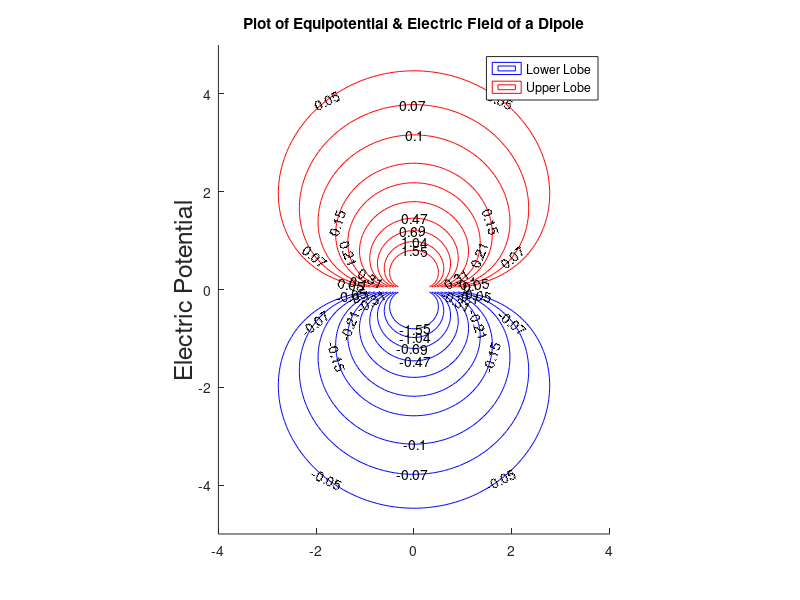

This chart was generated by the following MATLAB code:
clear all
clc
close all
%dipole.m
%Dipole Field and Potential
%start
%Figure properties
   axis([-4 4 -5 5]); axis equal;
   ylabel('Electric Potential','Fontsize',18);
   hold on;

%--Negative contours
   cont    = zeros(9,1);
   cont(1) = 0.05;
   step    = 0.02;
   for counter=1:9
      cont(counter+1) = cont(counter) + step;
      step      = step*1.5;
   end
   cont = -100*cont; cont=round(cont); cont=cont/100;
   %Setting up x grid
   x = [-3.5 : .05 :  3.5];
   %Negative y-grid
   y = [-5 : .05 :  -.05];


%--Plot below x-axis
   [X,Y] = meshgrid(x,y);
   P     = Y./(sqrt(X.^2+Y.^2).^3);  %Function
   [C,h] = contour(X,Y,P, cont, 'b' );
   clabel(C,h);
   
%--Flip signs
   y   = -y;
   cont = -cont;

%--Plot above x-axis
   [X,Y] = meshgrid(x,y);%Setting up meshgrid
   P     = Y./(sqrt(X.^2+Y.^2).^3);  %Function 
   [c,h] = contour(X,Y,P, cont, 'r');
   clabel(c,h);
   
  legend('Lower Lobe','Upper Lobe','Location','best')
  title('Plot of Equipotential & Electric Field of a Dipole')
  
  %end
   
